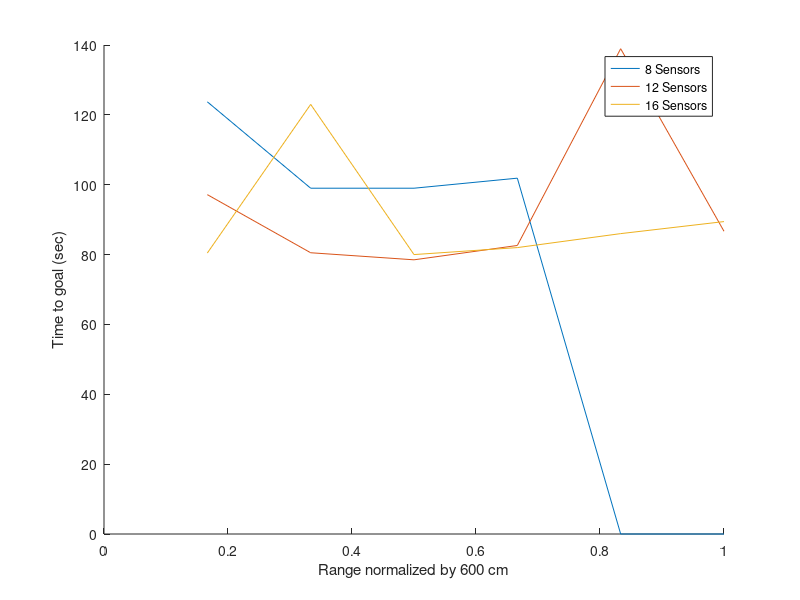
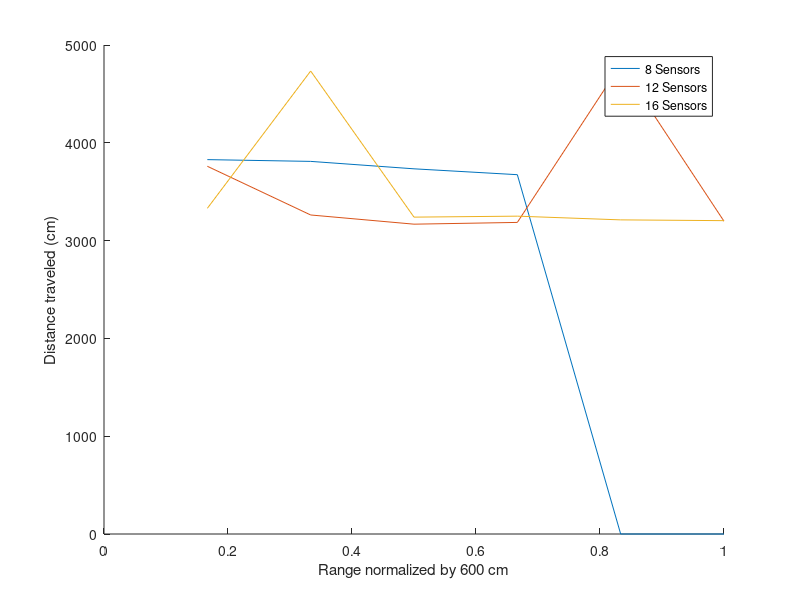
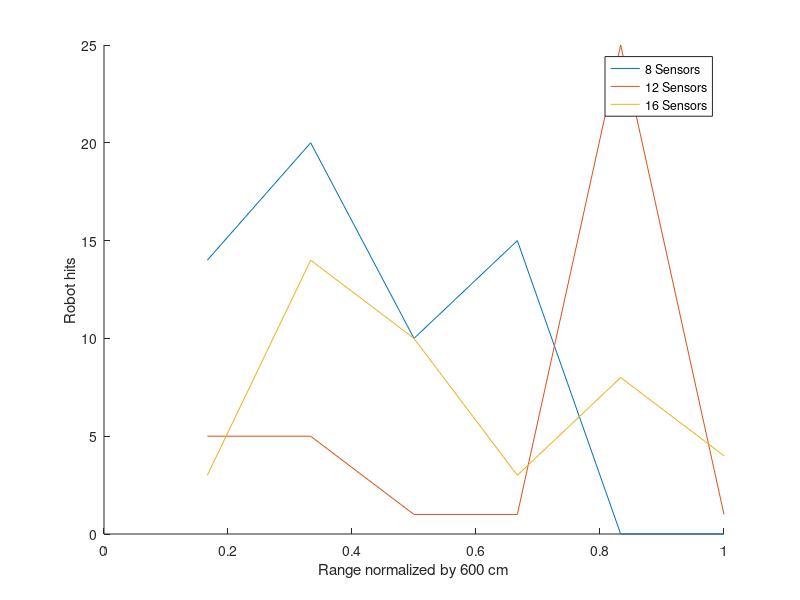

The MATLAB script that drew these images, in order:
%% Script to plot the robot data
clear 
close all
clc

range = 100:100:600;
range = range./600; % Normalized

sens = 4:4:16;
sens = sens./16; % Normalized

%% 8 Sensors
time_vs_range_ns8 = [123.735 99 99 101.874 0 0];
dist_vs_range_ns8 = [3828 3810 3734 3674 0 0];
hits_vs_range_ns8 = [14 20 10 15 0 0];

figure(1)
hold on
plot(range, time_vs_range_ns8)
hold off

figure(2)
hold on
plot(range, dist_vs_range_ns8)
hold off

figure(3)
hold on
plot(range, hits_vs_range_ns8)
hold off


%% 12 Sensors
time_vs_range_ns12 = [97.16 80.523 78.5 82.607 138.936 86.67];
dist_vs_range_ns12 = [3760 3262 3168 3186 4798 3198];
hits_vs_range_ns12 = [5 5 1 1 25 1];

figure(1)
hold on
plot(range, time_vs_range_ns12)
hold off

figure(2)
hold on
plot(range, dist_vs_range_ns12)
hold off

figure(3)
hold on
plot(range, hits_vs_range_ns12)
hold off



%% 16 Sensors
time_vs_range_ns16 = [80.442 123 80 82 86 89.446];
dist_vs_range_ns16 = [3330 4734 3240 3250 3212 3204];
hits_vs_range_ns16 = [3 14 10 3 8 4];

figure(1)
hold on
plot(range, time_vs_range_ns16)
hold off

figure(2)
hold on
plot(range, dist_vs_range_ns16)
hold off

figure(3)
hold on
plot(range, hits_vs_range_ns16)
hold off


%% Plot crap

figure(1)
xlabel('Range normalized by 600 cm')
ylabel('Time to goal (sec)')
legend('8 Sensors', '12 Sensors', '16 Sensors', 'Location', 'best')

figure(2)
xlabel('Range normalized by 600 cm')
ylabel('Distance traveled (cm)')
legend('8 Sensors', '12 Sensors', '16 Sensors', 'Location', 'best')

figure(3)
xlabel('Range normalized by 600 cm')
ylabel('Robot hits')
legend('8 Sensors', '12 Sensors', '16 Sensors', 'Location', 'best')
